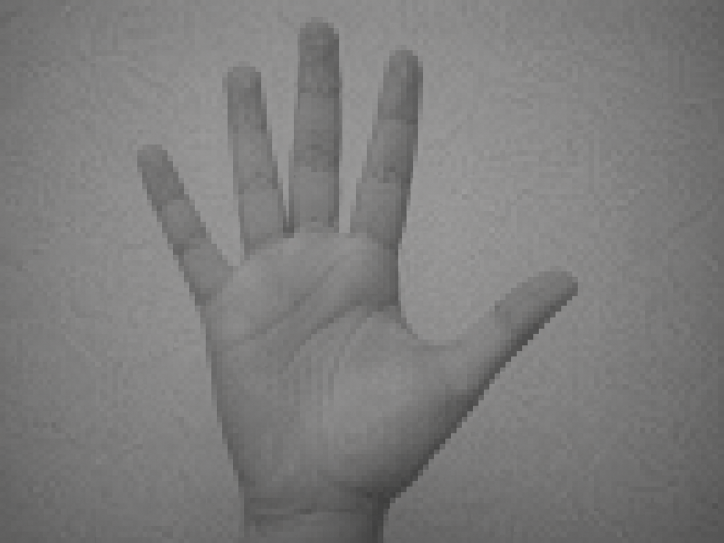
#> input picture Project 2 RPS TFLite Deployment/images/paper/paper_1.png, 1448 x 1086 px (shown at 1/2 size)
$ python -i predict.py   (imports and definitions only)
#> lines starting #> are read from the running program, lines starting #| are printed output that depends on the picture; after the words box and inside, x2 and y2 are one past the last pixel; in counts of white or black regions, pixels touching at a corner belong together
#> further down, picture is the input picture: shape (1086, 1448, 3); mean B, G, R 124, 124.4, 124.9
"""
predict_folder.py
─────────────────
Loads every image from INPUT_FOLDER, applies CGI-like preprocessing to better
match the training distribution, runs Rock-Paper-Scissors TFLite inference,
overlays the prediction label and per-class score bars, then saves to OUTPUT_FOLDER.

Usage:
    python predict_folder.py                        # uses defaults below
    python predict_folder.py --input captures/ --output results/

Requirements: pip install numpy opencv-python
  + either tflite-runtime  OR  tensorflow (for the interpreter)
"""

import argparse
import os
import sys
import numpy as np
import cv2

# ── Config ────────────────────────────────────────────────────
MODEL_PATH    = "RPS_full_int8-final.tflite"
INPUT_FOLDER  = "captures"      # folder with source images
OUTPUT_FOLDER = "output_images" # folder for labelled results
INPUT_SIZE    = 32              # model input width/height
CLASS_NAMES   = ["rock", "paper", "scissors"]
BAR_COLORS    = [(100, 100, 255), (100, 255, 100), (255, 100, 100)]  # BGR
SUPPORTED_EXT = {".jpg", ".jpeg", ".png", ".bmp", ".tiff", ".webp"}
# ──────────────────────────────────────────────────────────────


# [14 lines left out: function load_interpreter, not called in this run]


def preprocess(img_bgr: np.ndarray) -> np.ndarray:
    """
    Convert a camera capture into a more CGI-like input:
        BGR → grayscale → contrast enhancement → hand mask cleanup
        → white background composite → resize 32×32 → uint8 tensor
    """
    gray = cv2.cvtColor(img_bgr, cv2.COLOR_BGR2GRAY)
    gray = cv2.equalizeHist(gray)
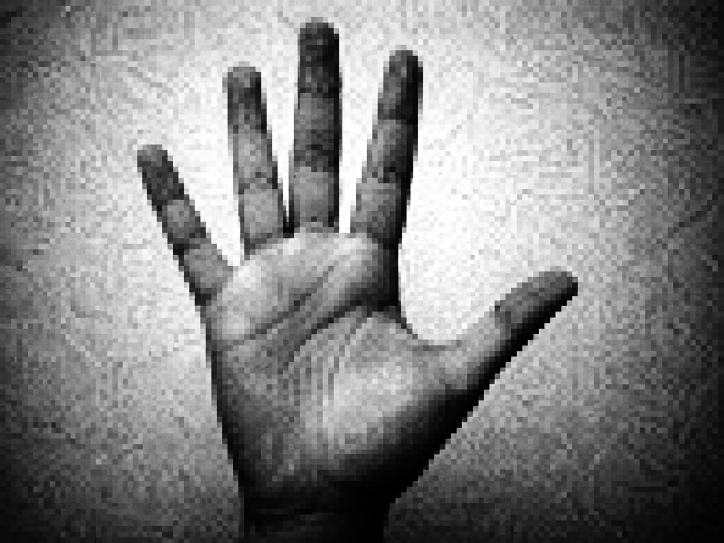
#> gray: shape (1086, 1448) (shown at 1/2 size); min 0, max 255, mean 129.9

    blur = cv2.GaussianBlur(gray, (5, 5), 0)
    _, mask = cv2.threshold(blur, 0, 255, cv2.THRESH_BINARY_INV + cv2.THRESH_OTSU)
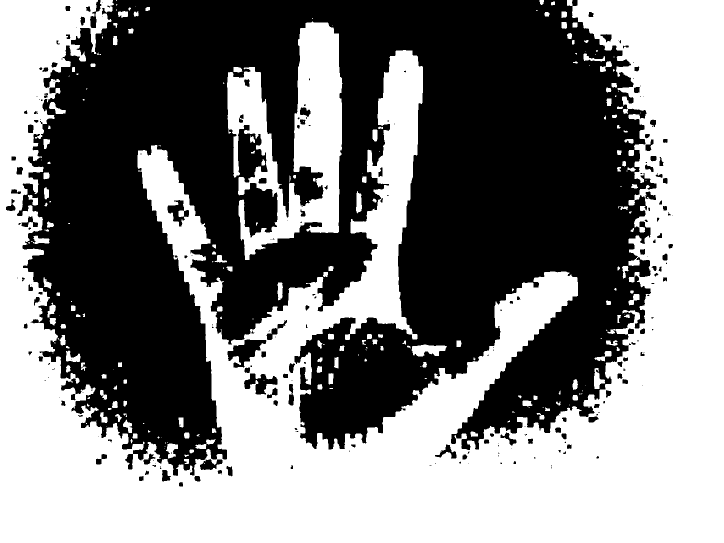
#> mask: shape (1086, 1448) (shown at 1/2 size); 49.5% white; 236 white regions (91 under 20 px), largest, box (x1, y1, x2, y2) and area: (0, 0, 1448, 1086) 710051, (454, 43, 685, 520) 51611, (823, 689, 894, 713) 1144

    kernel = np.ones((3, 3), np.uint8)
    mask = cv2.morphologyEx(mask, cv2.MORPH_OPEN, kernel, iterations=1)
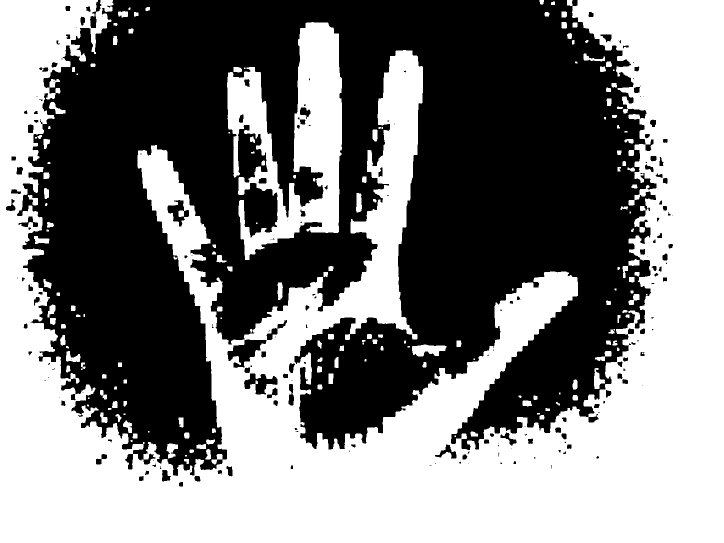
#> mask: shape (1086, 1448) (shown at 1/2 size); 49.4% white; 178 white regions (34 under 20 px), largest, box (x1, y1, x2, y2) and area: (0, 0, 1448, 1086) 708367, (454, 44, 684, 520) 51431, (824, 689, 893, 713) 1136
    mask = cv2.morphologyEx(mask, cv2.MORPH_CLOSE, kernel, iterations=2)
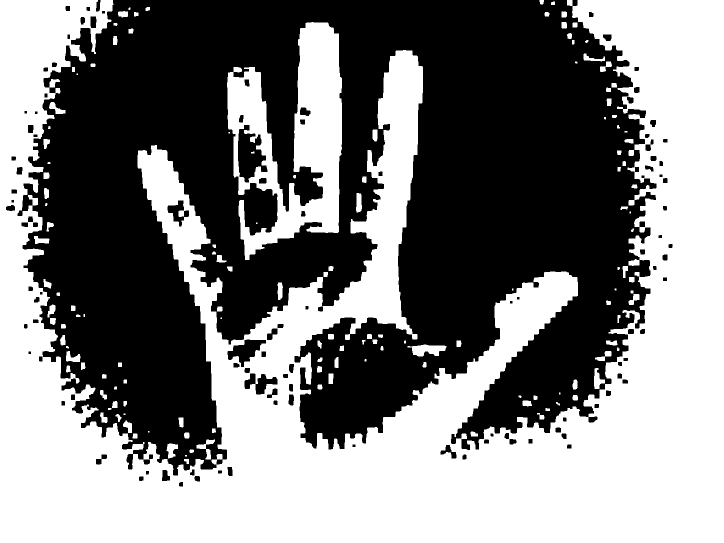
#> mask: shape (1086, 1448) (shown at 1/2 size); 49.7% white; 141 white regions (17 under 20 px), largest, box (x1, y1, x2, y2) and area: (0, 0, 1448, 1086) 713439, (454, 44, 684, 520) 52260, (815, 689, 893, 713) 1170

    hand_only = cv2.bitwise_and(gray, gray, mask=mask)
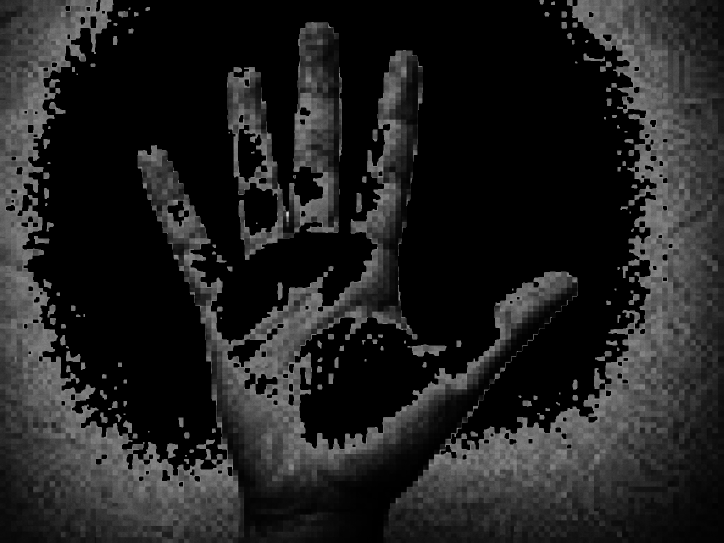
#> hand_only: shape (1086, 1448) (shown at 1/2 size); min 0, max 235, mean 32.7
    white_bg = np.full_like(gray, 255)
    white_bg[mask > 0] = hand_only[mask > 0]
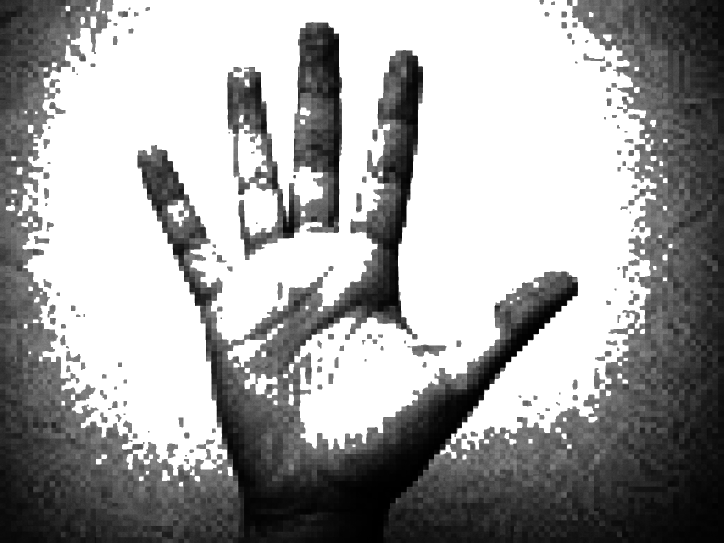
#> white_bg: shape (1086, 1448) (shown at 1/2 size); min 0, max 255, mean 160.9

    resized = cv2.resize(white_bg, (INPUT_SIZE, INPUT_SIZE), interpolation=cv2.INTER_AREA)
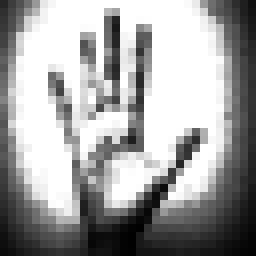
#> resized: shape (32, 32) (shown 8 times larger); min 1, max 255, mean 160.9
    return (resized.astype(np.float32) / 255.0).reshape(1, INPUT_SIZE, INPUT_SIZE, 1)


# [149 lines left out: functions run_inference, draw_overlay, process_folder, parse_args, not called in this run]


# [3 lines not run here, left out]

>>> import cv2
>>> picture = cv2.imread('images/paper/paper_1.png')
>>> result = preprocess(picture)

$ run again, on Project 2 RPS TFLite Deployment/images/paper/paper_5.png
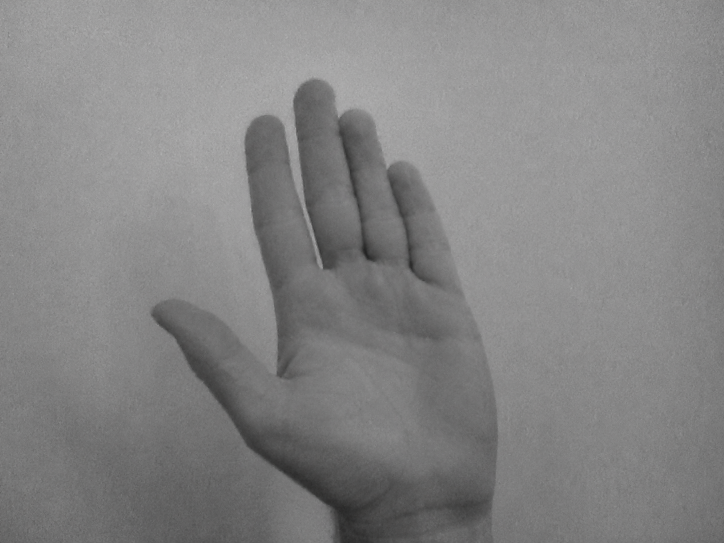
#> input picture Project 2 RPS TFLite Deployment/images/paper/paper_5.png, 1448 x 1086 px (shown at 1/2 size)
#> picture is the input picture: shape (1086, 1448, 3); mean B, G, R 132, 131.9, 132.3
#> in preprocess, `_, mask = cv2.threshold(blur, 0, 255, cv2.THRESH_BINARY_INV + cv2.THRE..`:
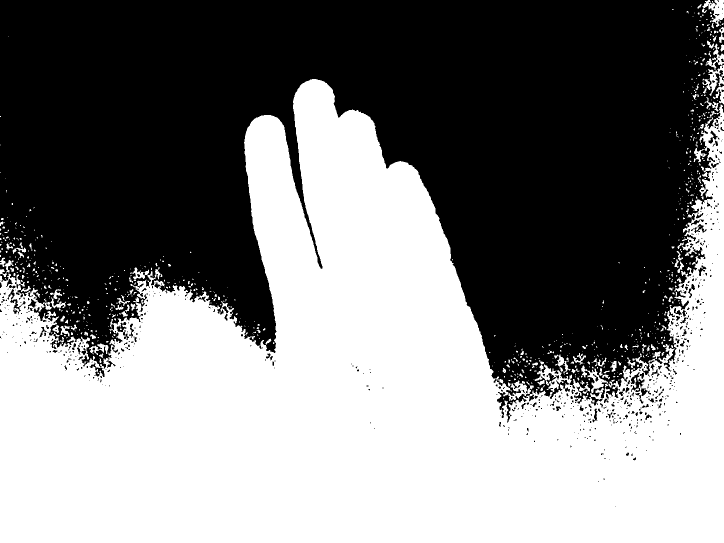
#> mask: shape (1086, 1448) (shown at 1/2 size); 49.5% white; 768 white regions (637 under 20 px), largest, box (x1, y1, x2, y2) and area: (0, 158, 1448, 1086) 763979, (1404, 0, 1448, 54) 1124, (1405, 130, 1448, 192) 776
#> in preprocess, `resized = cv2.resize(white_bg, (INPUT_SIZE, INPUT_SIZE), interpolation..`:
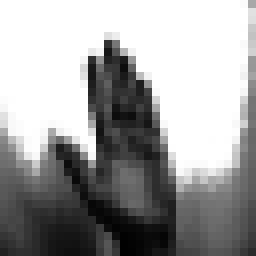
#> resized: shape (32, 32) (shown 8 times larger); min 1, max 255, mean 160.3
